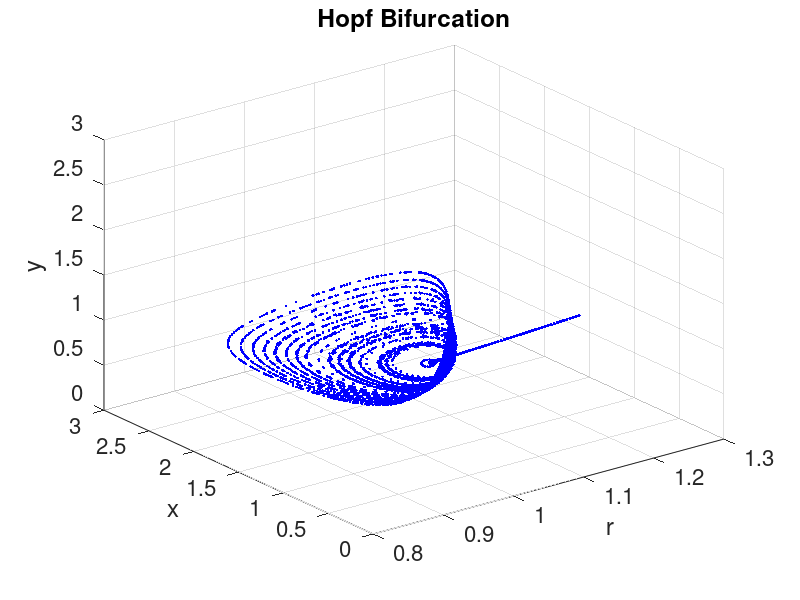

Recreate this plot in MATLAB.
% Parameters
clear
r_values = linspace(0.8, 1.2, 100);  % Range of r values around bifurcation
tspan = [0 1000];                      % Time span for integration
num_points = 500;                     % Number of points to capture at the end

% Initial conditions
x0 = 0.75;  % Initial x value
y0 = 0.75;  % Initial y value

options = odeset('RelTol',1e-8, 'AbsTol',1e-10);  % Adjust tolerances as needed

% Prepare figure
figure;
hold on;
xlabel('r');
ylabel('x');
zlabel('y');
title('Hopf Bifurcation');
grid on;

% Loop over r values to observe steady-states and limit cycles
for i = 1:length(r_values)
    r = r_values(i);
    
    % Define the system of differential equations for the current r
    dxdt = @(t, y) [r - y(1)*y(2)^2; y(1)*y(2)^2 - y(2)];
    
    % Solve the ODE
    [~, Y] = ode45(dxdt, tspan, [x0, y0]);
    
    % Select the last `num_points` values to check for limit cycles
    Y_tail = Y(end-num_points+1:end, :);
    
    % Plot the selected points with the same r value
    plot3(r * ones(num_points, 1), Y_tail(:, 1), Y_tail(:, 2), 'b.');
end

% Set 3D view
view(3);
ylim([0,3])
zlim([0,3])
set(gca,'FontSize',16)

